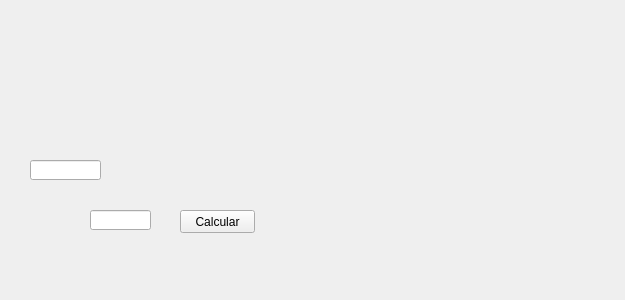
<?xml version="1.0" encoding="UTF-8"?>
<ui version="4.0">
 <class>Scuba</class>
 <widget class="QWidget" name="Scuba">
  <property name="geometry">
   <rect>
    <x>0</x>
    <y>0</y>
    <width>625</width>
    <height>300</height>
   </rect>
  </property>
  <property name="windowTitle">
   <string>Scuba</string>
  </property>
  <widget class="QLineEdit" name="prof1">
   <property name="geometry">
    <rect>
     <x>30</x>
     <y>160</y>
     <width>71</width>
     <height>20</height>
    </rect>
   </property>
  </widget>
  <widget class="QLineEdit" name="tf1">
   <property name="geometry">
    <rect>
     <x>90</x>
     <y>210</y>
     <width>61</width>
     <height>20</height>
    </rect>
   </property>
  </widget>
  <widget class="QLabel" name="gp1">
   <property name="geometry">
    <rect>
     <x>170</x>
     <y>160</y>
     <width>51</width>
     <height>21</height>
    </rect>
   </property>
   <property name="text">
    <string/>
   </property>
  </widget>
  <widget class="QPushButton" name="calc1">
   <property name="geometry">
    <rect>
     <x>180</x>
     <y>210</y>
     <width>75</width>
     <height>23</height>
    </rect>
   </property>
   <property name="text">
    <string>Calcular</string>
   </property>
  </widget>
 </widget>
 <layoutdefault spacing="6" margin="11"/>
 <resources/>
 <connections/>
</ui>
